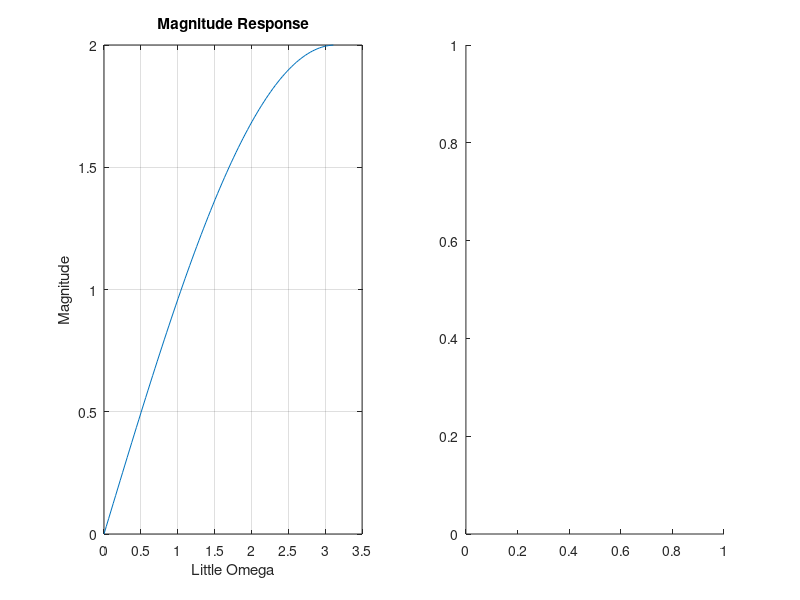

The MATLAB script that drew this image: (Note: this script raises an error after producing the figure.)
%% How to Use freqz()
% A mini-tutorial by BCE


% freqz() is a function that computes the frequency response of some
% transfer function
% It takes in 3 arguments b,a, n

% b is the numerator coefficients in the transfer function -> Decreasing
% order of powers just like the tf function

% a is the denominator coefficients in the transfer function -> Decreasing
% order of powers just like the tf function

% n is the number of evaluation points that you desire between 0 and pi



%% Suppose the Transfer function z/(z-.5)

% Corresponding Coefficients to the transfer function
b = [1, -1];
a = [1, 0];
N=100 % I want 100 points between 0 and pi
[hh,ff] = freqz(b,a,N);

% hh is a vector containing the frequency response for omegas in the ff vector
% ff is a vector containing the frequencies of interest

% hh is a complex valued sequence so we'll plot the magnitude and phase of
% it

figure(1);

subplot(1,2,1);
plot(ff,abs(hh));
xlabel('Little Omega');
ylabel('Magnitude');
title('Magnitude Response');
grid on;


subplot(1,2,2);
plot(ff,phase(hh));
xlabel('Little Omega');
ylabel('Phase');
title('Phase Response');
grid on;


% Note the plot goes from 0 to pi
% This is much easier than computing plots by, right?




